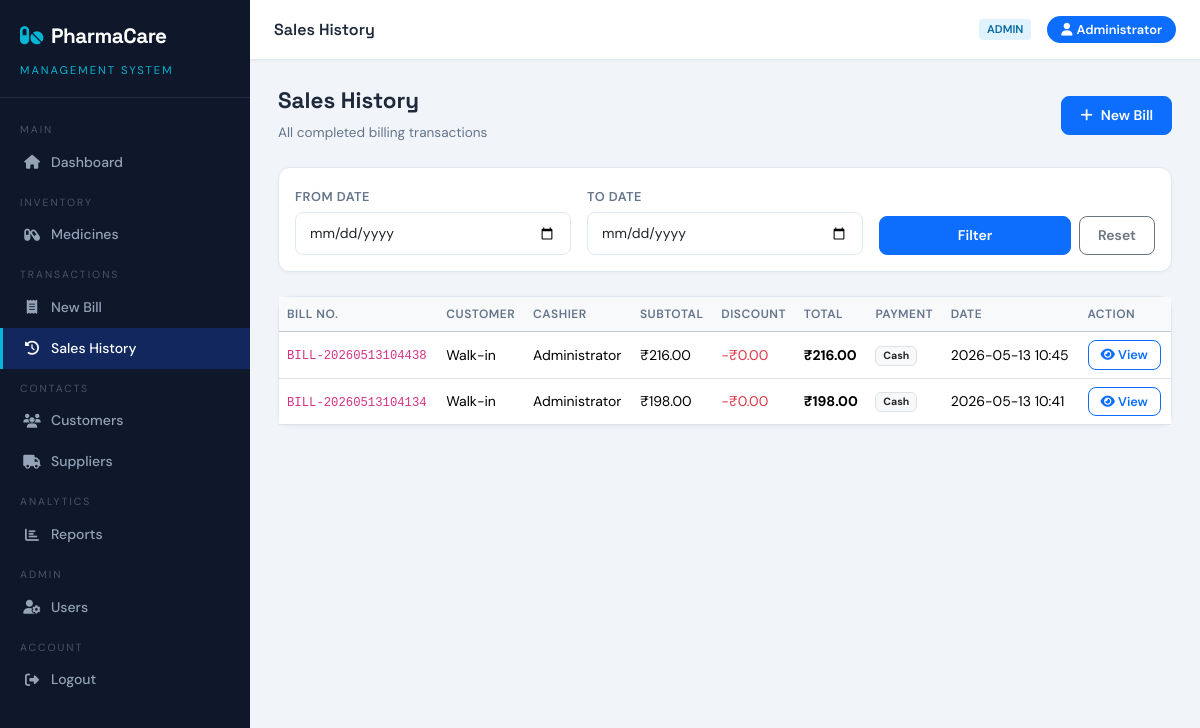
/sales (signed in), run on the app's committed database.
### tables this page shows
CREATE TABLE users (
        id         INTEGER PRIMARY KEY AUTOINCREMENT,
        full_name  TEXT NOT NULL,
        username   TEXT NOT NULL UNIQUE,
        email      TEXT,
        password   TEXT NOT NULL,
        role       TEXT DEFAULT 'staff',
        is_active  INTEGER DEFAULT 1,
        created_at TEXT DEFAULT (datetime('now','localtime'))
    );

CREATE TABLE sales (
        id             INTEGER PRIMARY KEY AUTOINCREMENT,
        bill_number    TEXT NOT NULL UNIQUE,
        customer_id    INTEGER,
        subtotal       REAL DEFAULT 0,
        discount       REAL DEFAULT 0,
        tax            REAL DEFAULT 0,
        total_amount   REAL DEFAULT 0,
        payment_method TEXT DEFAULT 'Cash',
        notes          TEXT,
        created_by     INTEGER,
        sale_date      TEXT DEFAULT (datetime('now','localtime'))
    );

### app.py (the view)
@app.route('/sales')
@login_required
def sales():
    date_from = request.args.get('date_from', '')
    date_to   = request.args.get('date_to', '')
    if date_from and date_to:
        sales_list = query("""SELECT s.*, c.name as customer_name, u.full_name as cashier
                              FROM sales s LEFT JOIN customers c ON s.customer_id=c.id
                              LEFT JOIN users u ON s.created_by=u.id
                              WHERE date(s.sale_date) BETWEEN ? AND ?
                              ORDER BY s.sale_date DESC""", (date_from, date_to))
    else:
        sales_list = query("""SELECT s.*, c.name as customer_name, u.full_name as cashier
                              FROM sales s LEFT JOIN customers c ON s.customer_id=c.id
                              LEFT JOIN users u ON s.created_by=u.id ORDER BY s.sale_date DESC""")
    return render_template('sales.html', sales=sales_list, date_from=date_from, date_to=date_to)

### app.py (called while the page is built)
def get_db():
    conn = sqlite3.connect(DATABASE)
    conn.row_factory = sqlite3.Row
    conn.execute("PRAGMA foreign_keys = ON")
    return conn

def login_required(f):
    @wraps(f)
    def decorated(*args, **kwargs):
        if 'user_id' not in session:
            flash('Please login first.', 'warning')
            return redirect(url_for('login'))
        return f(*args, **kwargs)
    return decorated

def query(sql, params=(), one=False):
    conn = get_db()
    cur = conn.execute(sql, params)
    rv = cur.fetchall()
    conn.close()
    return (rv[0] if rv else None) if one else rv

### templates/sales.html (shortened to what this page needs)
{% extends 'base.html' %}
{% block page_title %}Sales History{% endblock %}
{% block content %}
<div class="page-header">
  <div>
    <h2>Sales History</h2>
    <p>All completed billing transactions</p>
  </div>
  <a href="{{ url_for('billing') }}" class="btn btn-primary"><i class="fas fa-plus me-2"></i>New Bill</a>
</div>
<div class="card mb-4">
  <div class="card-body py-3">
    <form method="GET" class="row g-3 align-items-end">
      <div class="col-md-4">
        <label class="form-label">From Date</label>
        <input type="date" name="date_from" class="form-control" value="{{ date_from }}">
      </div>
      <div class="col-md-4">
        <label class="form-label">To Date</label>
        <input type="date" name="date_to" class="form-control" value="{{ date_to }}">
      </div>
      <div class="col-md-4 d-flex gap-2">
        <button type="submit" class="btn btn-primary flex-fill">Filter</button>
        <a href="{{ url_for('sales') }}" class="btn btn-outline-secondary">Reset</a>
      </div>
    </form>
  </div>
</div>
<div class="card">
  <div class="table-responsive">
    <table class="table table-hover mb-0">
      <thead class="table-light">
        <tr><th>Bill No.</th><th>Customer</th><th>Cashier</th><th>Subtotal</th><th>Discount</th><th>Total</th><th>Payment</th><th>Date</th><th>Action</th></tr>
      </thead>
      <tbody>
        {% for s in sales %}
        <tr>
          <td><code>{{ s.bill_number }}</code></td>
          <td>{{ s.customer_name or 'Walk-in' }}</td>
          <td>{{ s.cashier or '—' }}</td>
          <td>₹{{ "%.2f"|format(s.subtotal) }}</td>
          <td class="text-danger">-₹{{ "%.2f"|format(s.discount) }}</td>
          <td><strong>₹{{ "%.2f"|format(s.total_amount) }}</strong></td>
          <td><span class="badge bg-light text-dark border">{{ s.payment_method }}</span></td>
          <td>{{ s.sale_date[:16] }}</td>
          <td>
            <a href="{{ url_for('invoice', sale_id=s.id) }}" class="btn btn-sm btn-outline-primary">
              <i class="fas fa-eye"></i> View
            </a>
          </td>
        </tr>
        {% else %}
        <tr><td colspan="9" class="text-center text-muted py-5">No sales records found</td></tr>
        {% endfor %}
      </tbody>
    </table>
  </div>
</div>
{% endblock %}

### templates/base.html (shortened to what this page needs)
<!DOCTYPE html>
<html lang="en">
<head>
<link href="https://cdnjs.cloudflare.com/ajax/libs/bootstrap/5.3.2/css/bootstrap.min.css" rel="stylesheet">
<link href="https://cdnjs.cloudflare.com/ajax/libs/font-awesome/6.5.0/css/all.min.css" rel="stylesheet">
</head>
<body>
{% if session.user_id %}
<nav class="sidebar">
  <div class="sidebar-brand">
    <h4><i class="fas fa-pills me-2" style="color:var(--accent)"></i>PharmaCare</h4>
    <small>Management System</small>
  </div>
  <div class="sidebar-nav">
    <div class="nav-section">Main</div>
    <a href="{{ url_for('dashboard') }}" class="{{ 'active' if request.endpoint=='dashboard' }}">
      <i class="fas fa-home"></i> Dashboard
    </a>
    <div class="nav-section">Inventory</div>
    <a href="{{ url_for('medicines') }}" class="{{ 'active' if 'medicine' in request.endpoint }}">
      <i class="fas fa-capsules"></i> Medicines
    </a>
    <div class="nav-section">Transactions</div>
    <a href="{{ url_for('billing') }}" class="{{ 'active' if request.endpoint=='billing' }}">
      <i class="fas fa-receipt"></i> New Bill
    </a>
    <a href="{{ url_for('sales') }}" class="{{ 'active' if request.endpoint=='sales' }}">
      <i class="fas fa-history"></i> Sales History
    </a>
    <div class="nav-section">Contacts</div>
    <a href="{{ url_for('customers') }}" class="{{ 'active' if 'customer' in request.endpoint }}">
      <i class="fas fa-users"></i> Customers
    </a>
    <a href="{{ url_for('suppliers') }}" class="{{ 'active' if 'supplier' in request.endpoint }}">
      <i class="fas fa-truck"></i> Suppliers
    </a>
    <div class="nav-section">Analytics</div>
    <a href="{{ url_for('reports') }}" class="{{ 'active' if 'report' in request.endpoint }}">
      <i class="fas fa-chart-bar"></i> Reports
    </a>
    {% if session.role == 'admin' %}
    <div class="nav-section">Admin</div>
    <a href="{{ url_for('users') }}" class="{{ 'active' if request.endpoint=='users' }}">
      <i class="fas fa-user-cog"></i> Users
    </a>
    {% endif %}
    <div class="nav-section">Account</div>
    <a href="{{ url_for('logout') }}">
      <i class="fas fa-sign-out-alt"></i> Logout
    </a>
  </div>
</nav>
<div class="topbar">
  <span class="topbar-title">{% block page_title %}PharmaCare{% endblock %}</span>
  <div class="topbar-right">
    <span class="role-badge">{{ session.role }}</span>
    <span class="user-pill"><i class="fas fa-user me-1"></i>{{ session.name }}</span>
  </div>
</div>
<div class="main">
  <div class="content">
    {% block content %}{% endblock %}
  </div>
</div>
{% else %}
{% block auth_content %}{% endblock %}
{% endif %}
</body>
</html>

### templates/base.html (style rules this page uses)
:root { --primary: #0d6efd; --primary-dark: #0a58ca; --sidebar-bg: #0f172a; --sidebar-text: #94a3b8; --sidebar-active: #1e40af; --accent: #06b6d4; --danger: #ef4444; --success: #22c55e; --warning: #f59e0b; --card-bg: #ffffff; --body-bg: #f1f5f9; --border: #e2e8f0; --text: #1e293b; --text-muted: #64748b; }
* { box-sizing: border-box; margin: 0; padding: 0; }
body { font-family: 'DM Sans', sans-serif; background: var(--body-bg); color: var(--text); }
.sidebar { position: fixed; top: 0; left: 0; height: 100vh; width: 250px; background: var(--sidebar-bg); z-index: 100; overflow-y: auto; transition: transform .3s ease; }
.sidebar-brand { padding: 24px 20px 16px; border-bottom: 1px solid rgba(255,255,255,.08); }
.sidebar-brand h4 { color: #fff; font-family: 'Space Grotesk', sans-serif; font-size: 1.3rem; font-weight: 700; letter-spacing: -.5px; }
.sidebar-brand small { color: var(--accent); font-size: .7rem; letter-spacing: 2px; text-transform: uppercase; }
.sidebar-nav { padding: 12px 0; }
.nav-section { padding: 12px 20px 4px; font-size: .65rem; letter-spacing: 2px; text-transform: uppercase; color: #475569; }
.sidebar a { display: flex; align-items: center; gap: 10px; padding: 10px 20px; color: var(--sidebar-text); text-decoration: none; font-size: .875rem; font-weight: 500; border-left: 3px solid transparent; transition: all .2s; }
.sidebar a.active { color: #fff; background: rgba(29,78,216,.3); border-left-color: var(--accent); }
.sidebar a i { width: 18px; text-align: center; }
.topbar { position: fixed; top: 0; left: 250px; right: 0; height: 60px; background: #fff; border-bottom: 1px solid var(--border); display: flex; align-items: center; justify-content: space-between; padding: 0 24px; z-index: 99; box-shadow: 0 1px 3px rgba(0,0,0,.05); }
.topbar-title { font-family: 'Space Grotesk', sans-serif; font-weight: 600; font-size: 1rem; }
.topbar-right { display: flex; align-items: center; gap: 16px; }
.user-pill { background: var(--primary); color: #fff; border-radius: 20px; padding: 4px 14px; font-size: .8rem; font-weight: 600; }
.role-badge { background: #e0f2fe; color: #0369a1; border-radius: 4px; padding: 2px 8px; font-size: .7rem; font-weight: 600; text-transform: uppercase; }
.main { margin-left: 250px; padding-top: 60px; min-height: 100vh; }
.content { padding: 28px 28px; }
.card { border: 1px solid var(--border); border-radius: 12px; box-shadow: 0 1px 4px rgba(0,0,0,.04); }
.table th { font-size: .75rem; font-weight: 600; letter-spacing: .5px; text-transform: uppercase; color: var(--text-muted); }
.table td { vertical-align: middle; font-size: .875rem; }
.form-label { font-weight: 600; font-size: .8rem; color: var(--text-muted); text-transform: uppercase; letter-spacing: .5px; margin-bottom: 6px; }
.form-control, .form-select { border-radius: 8px; border: 1.5px solid var(--border); font-size: .875rem; padding: 10px 14px; }
.btn { border-radius: 8px; font-weight: 600; font-size: .875rem; padding: 8px 18px; }
.btn-primary { background: var(--primary); border-color: var(--primary); }
.btn-sm { padding: 4px 12px; font-size: .8rem; }
.page-header { margin-bottom: 24px; display: flex; align-items: center; justify-content: space-between; }
.page-header h2 { font-family: 'Space Grotesk', sans-serif; font-size: 1.4rem; font-weight: 700; }
.page-header p { color: var(--text-muted); font-size: .85rem; margin: 0; }

### data on the page
users: name "Administrator"
sales: bill_number "BILL-20260513104438", customer_name "Walk-in", full_name "Administrator", subtotal "216.00", discount "0.00", total_amount "216.00", payment_method "Cash", sale_date "2026-05-13 10:45"
sales: bill_number "BILL-20260513104134", customer_name "Walk-in", full_name "Administrator", subtotal "198.00", discount "0.00", total_amount "198.00", payment_method "Cash", sale_date "2026-05-13 10:41"

### other printed values
{{ session.role }} "ADMIN"
